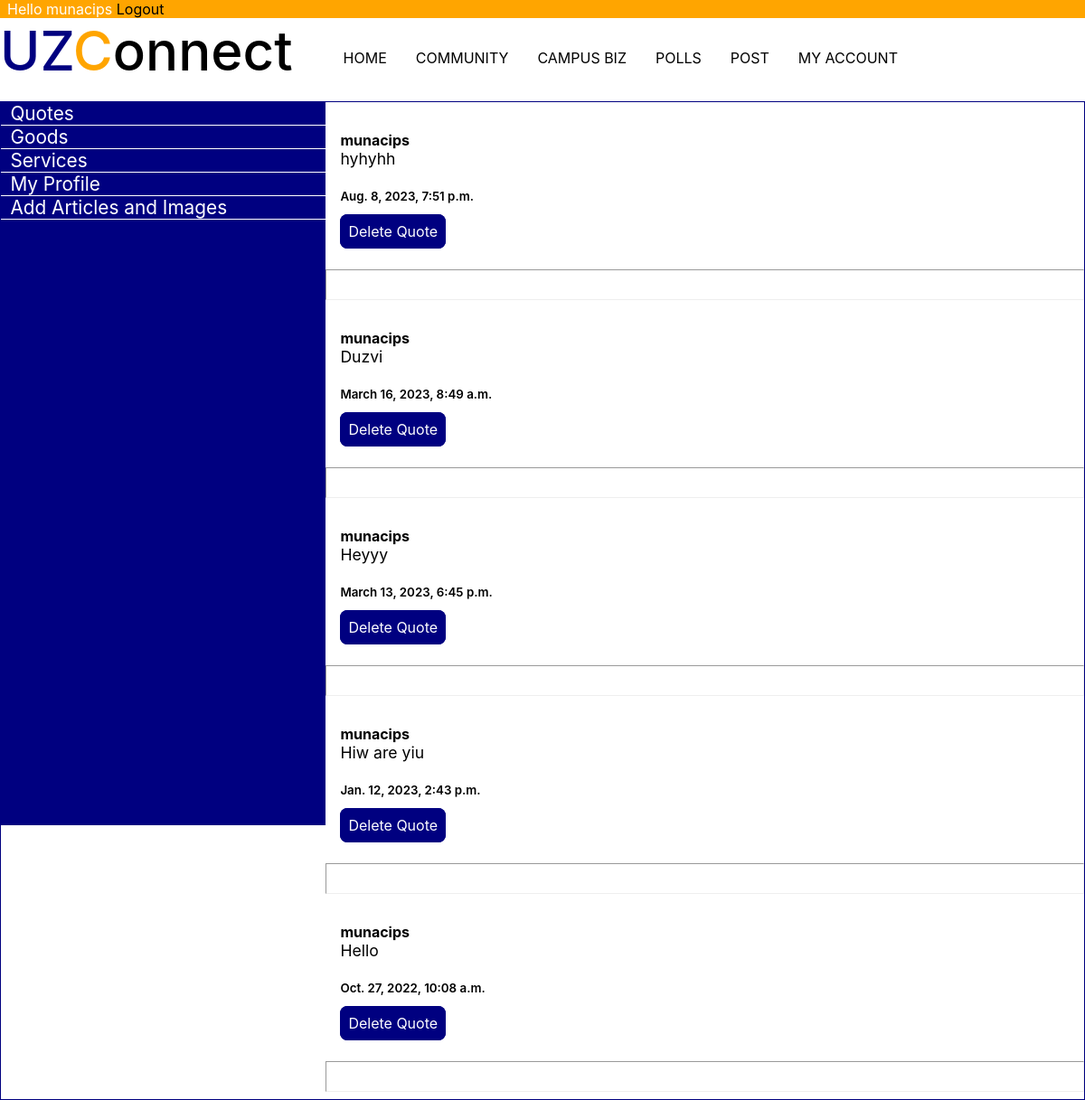
Page /community/myaccount/ (signed in) on the committed database.
### community/models.py (models this page shows)
class Quote(models.Model):
    quoter = models.ForeignKey(User,on_delete=models.CASCADE)
    quote = models.TextField(max_length=5000)
    time = models.DateTimeField(auto_now_add=True)
    class Meta:
        ordering = ['-time']

### community/views.py (the view)
# urls.py: path('myaccount/',views.account,name="myaccount"),
@login_required(login_url='/community/login/')
def account(request):
    user = request.user
    acc = Account.objects.get(user=user)
    quotes = Quote.objects.filter(quoter=request.user)
    goods = Good.objects.filter(provider=acc)
    services = Service.objects.filter(provider=acc)
    context = {
        'acc' : acc,
        'quotes' : quotes,
        'goods' : goods,
        'sers' : services
    }
    return render(request,'community/myaccount.html',context)

### community/models.py (called while the page is built)
    def __str__(self):
        return self.user.username

### community/templates/community/myaccount.html (shortened to what this page needs)
{% extends 'news/layout.html' %}
{% block content %}
<br>
    <div class="vertical-menu">
        <div class="ver-menu">
            <nav>
                <li><span onclick="showQuotes()">Quotes</span></li>
                <li><span onclick="showGoods()">Goods</span></li>
                <li><span onclick="showSers()">Services</span></li>
                <li><span onclick="location.href='/community/myprofile/'">My Profile</span></li>
                {% if acc.editor == True %}
                    <li><span><a href="/community/add/" style="color: white;">Add Articles and Images</a></span></li>
                {% endif %}
            </nav>
        </div>
        <div class="ver-stuff">
            <div class="hidden-q" id="hidden-q">
                {% for post in quotes %}
                <div class="post-text" style="width: 100%;">
                    <p>
                        <span><b>{{post.quoter}}</b></span><br>
                        <span style="font-size: 1.1em;">{{post.quote}}</span> <br><br>
                        <span style="font-size: smaller; font-weight: 600;">{{post.time}}</span> <br><br>
                        <span><a href="/community/deletequote/{{post.id}}" class="button">Delete Quote</a></span><br>
                    </p>
                    <hr>
                </div>
                {% endfor %}
            </div>
                {% for ser in sers %}
                            {% load static %}
                {% endfor %}
                {% for ser in goods %}
                        {% load static %}
            {% endfor %}
        </div>
    </div>
{% endblock %}

### news/templates/news/layout.html (shortened to what this page needs)
<!DOCTYPE html>
<html lang="en">
<head>
    {% load static %}
    <link rel="stylesheet" href="{% static 'css/main.css' %}">
    {% load static %}
    {% load static %}
</head>
<body style="font-family: -apple-system, BlinkMacSystemFont, 'Segoe UI', Roboto, Oxygen, Ubuntu, Cantarell, 'Open Sans', 'Helvetica Neue', sans-serif">
    <div class="username">
        <span>Hello {{request.user}} <a href="/community/logout/">Logout</a></span>
    </div>
    <div class="hero">
        <span class="logo" onclick="location.href='/'"><span style="color: navy;">UZ</span><span style="color: orange;">C</span>onnect</span>
        <div class="desktop">
            <nav class="menu">
                <ul>
                    <li><a href="/">HOME</a></li>
                    <li><a href="/community/">COMMUNITY</a></li>
                    <li><a href="/biz/">CAMPUS BIZ</a></li>
                    <li><a href="/votings/">POLLS</a></li>
                    <li><a href="/biz/post/">POST</a></li>
                    <li><a href="/community/myaccount/">MY ACCOUNT</a></li>
                </ul>
            </nav>
        </div>
    </div>
    <div>
        {% block content %}
        {% endblock %}
    </div>
</body>
</html>

### static/static_files/css/main.css (style rules this page uses)
html,body { margin: 0; padding: 0; }
.hero { display: flex; flex-direction: row; align-items: center; background-color: white; }
.logo { font-size: 60px; font-weight: 500; }
.menu { display: block; }
.menu ul li { float: left; list-style-type: none; padding: 1em; }
a { color: black; text-decoration: none; }
.username { background-color: orange; color: white; }
.username span { padding: 0.5em; }
.post-text { width: 80vw; }
.post-text > * { padding: 1em; }
.vertical-menu { border: 1px solid navy; display: flex; flex-direction: row; }
.ver-menu { background-color: navy; width: 30%; height: 100vh; }
.ver-menu nav { list-style-type: none; }
.ver-menu nav li { width: 100%; border-bottom: 1px solid white; list-style-type: none; }
.ver-menu nav li span { text-decoration: none; color: white; font-size: 1.3em; padding: 0.5em; }
.ver-stuff { width: 70%; }
.button { background-color: navy; color: white; padding: 5px; border: 1px solid white; border-radius: 0.5em; }
.button { color: white; background-color: navy; border: 1px solid navy; padding: 0.5em; }

### rows in the picture
Quote: quoter "munacips", quote "hyhyhh", time "Aug. 8, 2023, 7:51 p.m."
Quote: quoter "munacips", quote "Duzvi", time "March 16, 2023, 8:49 a.m."
Quote: quoter "munacips", quote "Heyyy", time "March 13, 2023, 6:45 p.m."
Quote: quoter "munacips", quote "Hiw are yiu", time "Jan. 12, 2023, 2:43 p.m."
Quote: quoter "munacips", quote "Hello", time "Oct. 27, 2022, 10:08 a.m."

### other values in the picture
{{ request.user }} "munacips"
